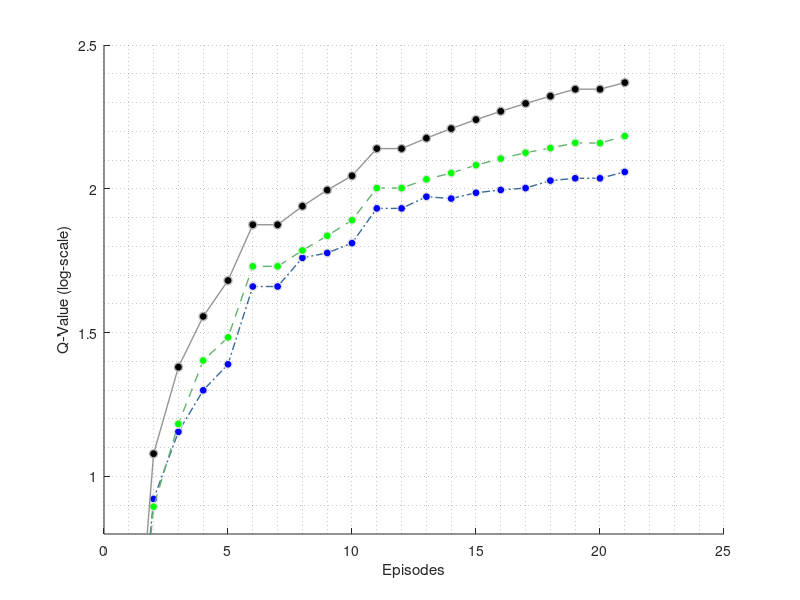

Source code (MATLAB): (Note: this script raises an error after producing the figure.)
close all;
load data;
figure;
axis([0 25 0.8 2.5]);

hold on;
hRandom = line ((1:21),Random);
hOptimized = line((1:21),Optimized);
hOptimal = line((1:21),Optimal);
grid minor;

set(hOptimal           , ...
  'LineWidth'       , 1, ...
  'Marker'          , 'o'    , ...
  'MarkerSize'      , 6           , ...
  'MarkerEdgeColor' , [.7 .7 .7]  , ...
  'MarkerFaceColor' , [0 0 0] , ...
  'Color'           , [.58 .58 .58]    );
set(hOptimized                  , ...
  'LineStyle'       , '--'      , ...
  'LineWidth'       , 1         , ...
  'Marker'          , 'o'    , ...
  'MarkerSize'      , 6           , ...
  'MarkerEdgeColor' , [.9 .9 .9]  , ...
  'MarkerFaceColor' , [0 1 0] , ...
  'Color'           , [.39 .7 .43]  );
set(hRandom                     , ... 
  'LineStyle'       , '-.'      , ...
  'LineWidth'       , 1         , ...
  'Marker'          , 'o'    , ...
  'MarkerSize'      , 6           , ...
  'MarkerEdgeColor' , [.9 .9 .9]  , ...
  'MarkerFaceColor' , [0 0 1] , ...
  'Color'           , [.22 .42 .6]  );

%hTitle  = title ('Q-values for three policies');
hXLabel = xlabel('Episodes'                     );
hYLabel = ylabel('Q-Value (log-scale)'                      );

% hText   = text(10, 800, ...
%   sprintf('\\it{C = %0.1g \\pm %0.1g (CI)}', ...
%   c, cint(2)-c));

hLegend = legend( ...
  [hOptimal, hOptimized, hRandom], ...
  'Optimal policy' , ...
  'Optimized policy'      , ...
  'Random policy'       , ...
  'location', [.75 .5 0 0.1] );

set( gca                       , ...
    'FontName'   , 'Helvetica' );
set([hXLabel, hYLabel], ...
    'FontName'   , 'Helvetica');
set([hLegend, gca]             , ...
    'FontSize'   , 10           );
set([hXLabel, hYLabel]  , ...
    'FontSize'   , 12          );
%set( hTitle                    , ...
%    'FontSize'   , 12          , ...
%    'FontWeight' , 'bold'      );

set(gca, ...
  'Box'         , 'on'     , ...
  'TickDir'     , 'out'     , ...
  'TickLength'  , [.02 .02] , ...
  'XMinorTick'  , 'on'      , ...
  'YMinorTick'  , 'on'      , ...
  'XGrid'       , 'on'      , ...
  'YGrid'       , 'on'      , ...
  'XColor'      , [.3 .3 .3], ...
  'YColor'      , [.3 .3 .3], ...
  'YTick'       , 0:0.2:2.5, ...
  'LineWidth'   , 1         );

% p = get(hTitle,'Position');
% set(hTitle,'Position',[p(1) p(2)+0.06 p(3)]);

set(gcf, 'PaperPositionMode', 'auto');
set(gcf, 'PaperPosition', [0 0 6 5]); %Position plot at left hand corner with width 5 and height 5.
set(gcf, 'PaperSize', [6 5]); %Set the paper to
saveas(gcf, 'q-values','pdf');
